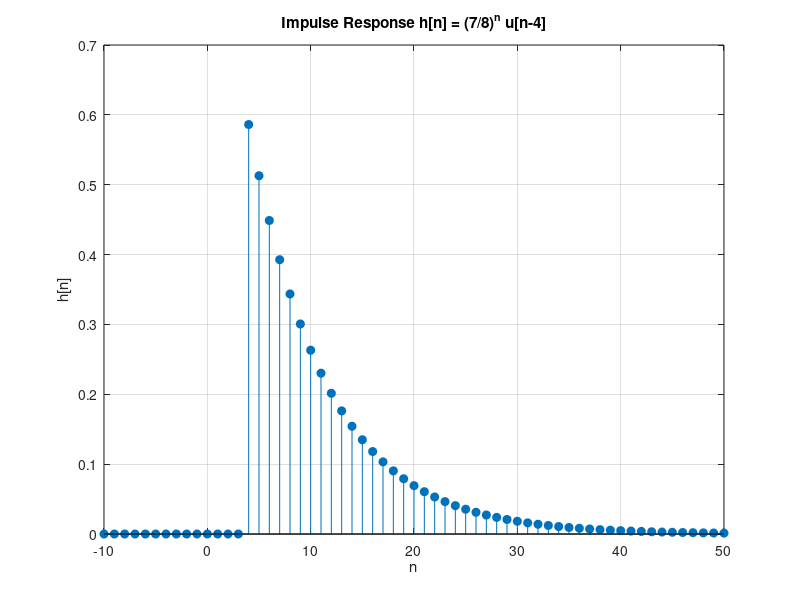

Source code (MATLAB):
range = -10:50; 
impulse_1 = (7/8).^(range).*(range >= 4); 

% Plot the impulse response
figure;
stem(range, impulse_1, 'filled');
xlabel('n');
ylabel('h[n]');
title('Impulse Response h[n] = (7/8)^n u[n-4]');
grid on;
